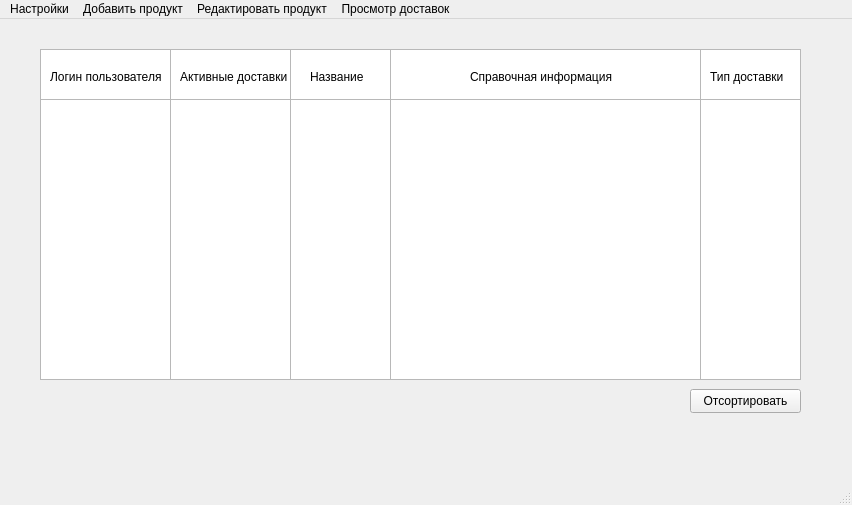
<?xml version="1.0" encoding="UTF-8"?>
<ui version="4.0">
 <class>MainWindow</class>
 <widget class="QMainWindow" name="MainWindow">
  <property name="geometry">
   <rect>
    <x>0</x>
    <y>0</y>
    <width>852</width>
    <height>505</height>
   </rect>
  </property>
  <property name="windowTitle">
   <string>MainWindow</string>
  </property>
  <widget class="QWidget" name="centralwidget">
   <widget class="QTableWidget" name="tableWidget">
    <property name="geometry">
     <rect>
      <x>40</x>
      <y>30</y>
      <width>661</width>
      <height>331</height>
     </rect>
    </property>
   </widget>
   <widget class="QColumnView" name="columnView">
    <property name="geometry">
     <rect>
      <x>170</x>
      <y>30</y>
      <width>121</width>
      <height>331</height>
     </rect>
    </property>
   </widget>
   <widget class="QColumnView" name="columnView_2">
    <property name="geometry">
     <rect>
      <x>390</x>
      <y>30</y>
      <width>311</width>
      <height>331</height>
     </rect>
    </property>
   </widget>
   <widget class="QColumnView" name="columnView_3">
    <property name="geometry">
     <rect>
      <x>290</x>
      <y>30</y>
      <width>101</width>
      <height>331</height>
     </rect>
    </property>
   </widget>
   <widget class="QColumnView" name="columnView_4">
    <property name="geometry">
     <rect>
      <x>170</x>
      <y>30</y>
      <width>121</width>
      <height>51</height>
     </rect>
    </property>
   </widget>
   <widget class="QColumnView" name="columnView_5">
    <property name="geometry">
     <rect>
      <x>390</x>
      <y>30</y>
      <width>311</width>
      <height>51</height>
     </rect>
    </property>
   </widget>
   <widget class="QColumnView" name="columnView_6">
    <property name="geometry">
     <rect>
      <x>290</x>
      <y>30</y>
      <width>101</width>
      <height>51</height>
     </rect>
    </property>
   </widget>
   <widget class="QLabel" name="label_2">
    <property name="geometry">
     <rect>
      <x>310</x>
      <y>50</y>
      <width>61</width>
      <height>16</height>
     </rect>
    </property>
    <property name="text">
     <string>Название</string>
    </property>
   </widget>
   <widget class="QLabel" name="label_3">
    <property name="geometry">
     <rect>
      <x>470</x>
      <y>50</y>
      <width>151</width>
      <height>16</height>
     </rect>
    </property>
    <property name="text">
     <string>Справочная информация</string>
    </property>
   </widget>
   <widget class="QLabel" name="label_4">
    <property name="geometry">
     <rect>
      <x>180</x>
      <y>50</y>
      <width>141</width>
      <height>16</height>
     </rect>
    </property>
    <property name="text">
     <string>Активные доставки</string>
    </property>
   </widget>
   <widget class="QColumnView" name="columnView_7">
    <property name="geometry">
     <rect>
      <x>700</x>
      <y>30</y>
      <width>101</width>
      <height>331</height>
     </rect>
    </property>
   </widget>
   <widget class="QColumnView" name="columnView_8">
    <property name="geometry">
     <rect>
      <x>700</x>
      <y>30</y>
      <width>101</width>
      <height>51</height>
     </rect>
    </property>
   </widget>
   <widget class="QLabel" name="label_5">
    <property name="geometry">
     <rect>
      <x>710</x>
      <y>50</y>
      <width>81</width>
      <height>16</height>
     </rect>
    </property>
    <property name="text">
     <string>Тип доставки</string>
    </property>
   </widget>
   <widget class="QColumnView" name="columnView_9">
    <property name="geometry">
     <rect>
      <x>40</x>
      <y>30</y>
      <width>131</width>
      <height>331</height>
     </rect>
    </property>
   </widget>
   <widget class="QColumnView" name="columnView_10">
    <property name="geometry">
     <rect>
      <x>40</x>
      <y>30</y>
      <width>131</width>
      <height>51</height>
     </rect>
    </property>
   </widget>
   <widget class="QLabel" name="label_6">
    <property name="geometry">
     <rect>
      <x>50</x>
      <y>50</y>
      <width>121</width>
      <height>16</height>
     </rect>
    </property>
    <property name="text">
     <string>Логин пользователя</string>
    </property>
   </widget>
   <widget class="QPushButton" name="pushButton">
    <property name="geometry">
     <rect>
      <x>690</x>
      <y>370</y>
      <width>111</width>
      <height>24</height>
     </rect>
    </property>
    <property name="text">
     <string>Отсортировать</string>
    </property>
   </widget>
  </widget>
  <widget class="QMenuBar" name="menubar">
   <property name="geometry">
    <rect>
     <x>0</x>
     <y>0</y>
     <width>852</width>
     <height>21</height>
    </rect>
   </property>
   <widget class="QMenu" name="menu">
    <property name="title">
     <string>Настройки</string>
    </property>
   </widget>
   <widget class="QMenu" name="menu_2">
    <property name="title">
     <string>Добавить продукт</string>
    </property>
   </widget>
   <widget class="QMenu" name="menu_3">
    <property name="title">
     <string>Редактировать продукт</string>
    </property>
   </widget>
   <widget class="QMenu" name="menu_4">
    <property name="title">
     <string>Просмотр доставок</string>
    </property>
   </widget>
   <addaction name="menu"/>
   <addaction name="menu_2"/>
   <addaction name="menu_3"/>
   <addaction name="menu_4"/>
  </widget>
  <widget class="QStatusBar" name="statusbar"/>
 </widget>
 <resources/>
 <connections/>
</ui>
